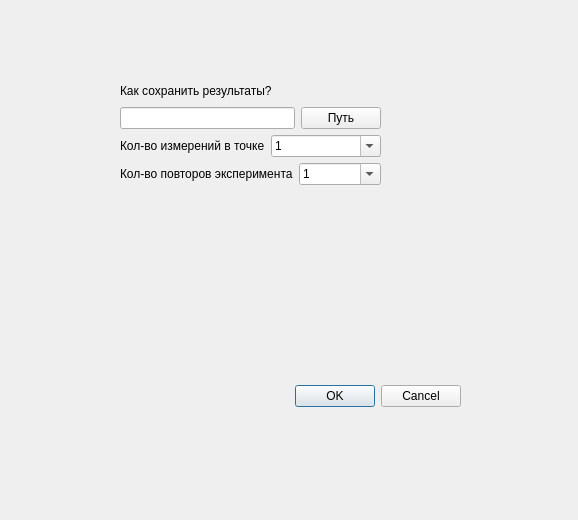
<?xml version="1.0" encoding="UTF-8"?>
<ui version="4.0">
 <class>settings_save</class>
 <widget class="QDialog" name="settings_save">
  <property name="geometry">
   <rect>
    <x>0</x>
    <y>0</y>
    <width>578</width>
    <height>520</height>
   </rect>
  </property>
  <property name="windowTitle">
   <string>Dialog</string>
  </property>
  <widget class="QDialogButtonBox" name="buttonBox">
   <property name="geometry">
    <rect>
     <x>130</x>
     <y>380</y>
     <width>331</width>
     <height>32</height>
    </rect>
   </property>
   <property name="orientation">
    <enum>Qt::Horizontal</enum>
   </property>
   <property name="standardButtons">
    <set>QDialogButtonBox::Cancel|QDialogButtonBox::Ok</set>
   </property>
  </widget>
  <widget class="QWidget" name="verticalLayoutWidget_2">
   <property name="geometry">
    <rect>
     <x>120</x>
     <y>80</y>
     <width>261</width>
     <height>105</height>
    </rect>
   </property>
   <layout class="QVBoxLayout" name="verticalLayout_2">
    <item>
     <layout class="QVBoxLayout" name="verticalLayout">
      <item>
       <widget class="QLabel" name="label_19">
        <property name="font">
         <font>
          <pointsize>9</pointsize>
         </font>
        </property>
        <property name="text">
         <string>Как сохранить результаты?</string>
        </property>
       </widget>
      </item>
      <item>
       <layout class="QHBoxLayout" name="horizontalLayout">
        <item>
         <widget class="QLineEdit" name="way_save_text"/>
        </item>
        <item>
         <widget class="QPushButton" name="way_save_button">
          <property name="text">
           <string>Путь</string>
          </property>
         </widget>
        </item>
       </layout>
      </item>
      <item>
       <layout class="QHBoxLayout" name="horizontalLayout_3">
        <item>
         <widget class="QLabel" name="label_21">
          <property name="font">
           <font>
            <pointsize>9</pointsize>
           </font>
          </property>
          <property name="text">
           <string>Кол-во измерений в точке</string>
          </property>
         </widget>
        </item>
        <item>
         <widget class="QComboBox" name="repeat_measurement_enter">
          <property name="editable">
           <bool>true</bool>
          </property>
          <property name="currentText">
           <string>1</string>
          </property>
          <item>
           <property name="text">
            <string>1</string>
           </property>
          </item>
          <item>
           <property name="text">
            <string>2</string>
           </property>
          </item>
          <item>
           <property name="text">
            <string>3</string>
           </property>
          </item>
          <item>
           <property name="text">
            <string>4</string>
           </property>
          </item>
          <item>
           <property name="text">
            <string>5</string>
           </property>
          </item>
          <item>
           <property name="text">
            <string>6</string>
           </property>
          </item>
          <item>
           <property name="text">
            <string>7</string>
           </property>
          </item>
          <item>
           <property name="text">
            <string>8</string>
           </property>
          </item>
          <item>
           <property name="text">
            <string>9</string>
           </property>
          </item>
          <item>
           <property name="text">
            <string>10</string>
           </property>
          </item>
         </widget>
        </item>
       </layout>
      </item>
     </layout>
    </item>
    <item>
     <layout class="QHBoxLayout" name="horizontalLayout_2">
      <item>
       <widget class="QLabel" name="label_20">
        <property name="font">
         <font>
          <pointsize>9</pointsize>
         </font>
        </property>
        <property name="text">
         <string>Кол-во повторов эксперимента</string>
        </property>
       </widget>
      </item>
      <item>
       <widget class="QComboBox" name="repeat_exp_enter">
        <property name="editable">
         <bool>true</bool>
        </property>
        <property name="currentText">
         <string>1</string>
        </property>
        <item>
         <property name="text">
          <string>1</string>
         </property>
        </item>
        <item>
         <property name="text">
          <string>2</string>
         </property>
        </item>
        <item>
         <property name="text">
          <string>3</string>
         </property>
        </item>
        <item>
         <property name="text">
          <string>4</string>
         </property>
        </item>
        <item>
         <property name="text">
          <string>5</string>
         </property>
        </item>
        <item>
         <property name="text">
          <string>6</string>
         </property>
        </item>
        <item>
         <property name="text">
          <string>7</string>
         </property>
        </item>
        <item>
         <property name="text">
          <string>8</string>
         </property>
        </item>
        <item>
         <property name="text">
          <string>9</string>
         </property>
        </item>
        <item>
         <property name="text">
          <string>10</string>
         </property>
        </item>
       </widget>
      </item>
     </layout>
    </item>
   </layout>
  </widget>
 </widget>
 <resources/>
 <connections>
  <connection>
   <sender>buttonBox</sender>
   <signal>accepted()</signal>
   <receiver>settings_save</receiver>
   <slot>accept()</slot>
   <hints>
    <hint type="sourcelabel">
     <x>248</x>
     <y>254</y>
    </hint>
    <hint type="destinationlabel">
     <x>157</x>
     <y>274</y>
    </hint>
   </hints>
  </connection>
  <connection>
   <sender>buttonBox</sender>
   <signal>rejected()</signal>
   <receiver>settings_save</receiver>
   <slot>reject()</slot>
   <hints>
    <hint type="sourcelabel">
     <x>316</x>
     <y>260</y>
    </hint>
    <hint type="destinationlabel">
     <x>286</x>
     <y>274</y>
    </hint>
   </hints>
  </connection>
 </connections>
</ui>
